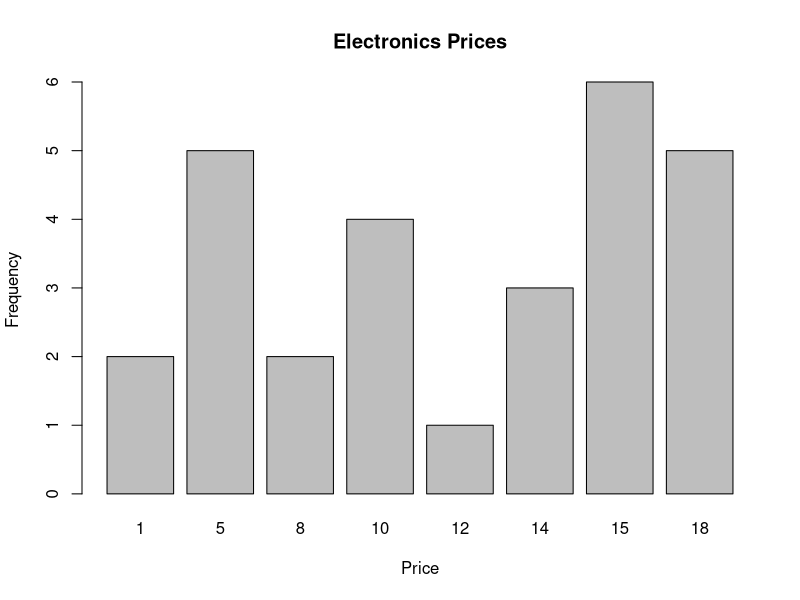

Source code (R):
prices <- c(1,1,5,5,5,5,5,8,8,10,10,10,10,
            12,14,14,14,15,15,15,15,15,15,
            18,18,18,18,18)

print(table(prices))

barplot(table(prices),
        main = "Electronics Prices",
        xlab = "Price",
        ylab = "Frequency")
